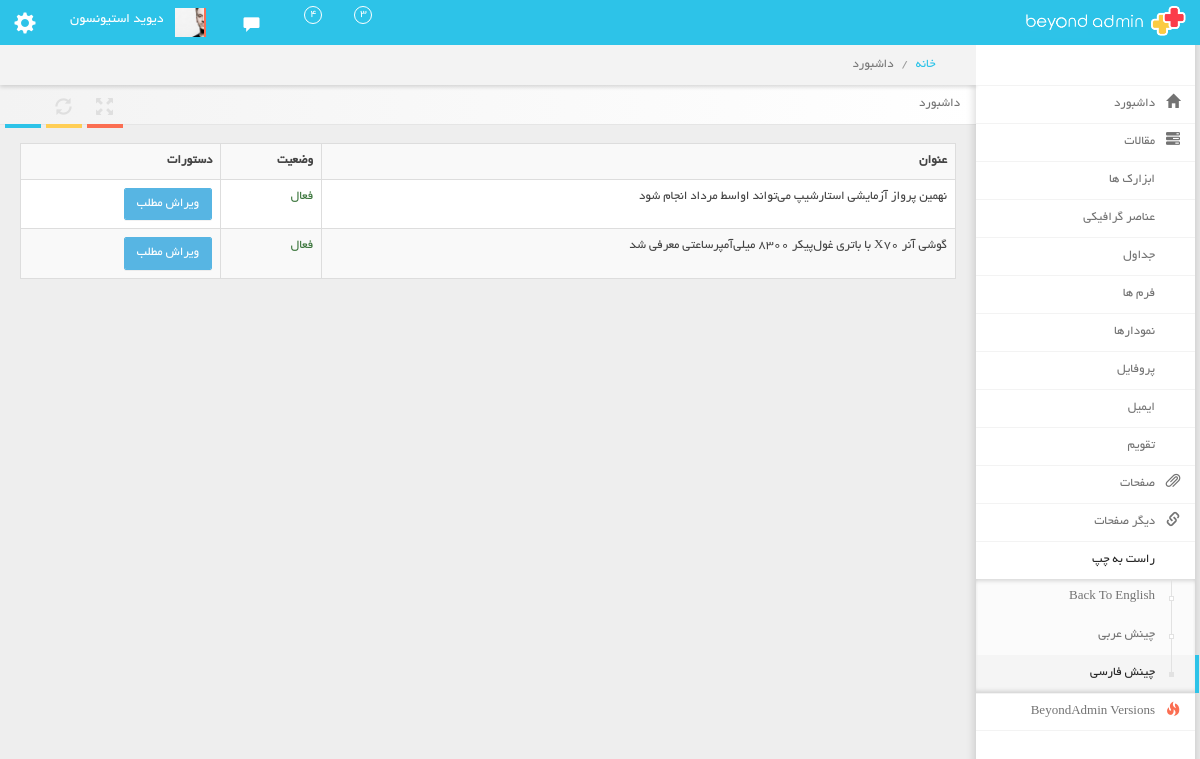
The page /admin-panel/articles/ (signed in) on the database its author committed.
### article_module/models.py (models this page shows, shortened)
class Article(models.Model):
    title = models.CharField(max_length=300, verbose_name='عنوان مقاله')
    slug = models.SlugField(max_length=500, unique=True, db_index=True, allow_unicode=True, verbose_name='عنوان در url')
    image = models.ImageField(upload_to='images/article', verbose_name='تصویر مقاله')
    short_description = models.TextField(verbose_name="توضیحات مقاله")
    text = models.TextField(verbose_name="متن مقاله")
    is_active = models.BooleanField(default=True, verbose_name='فعال/غیرفعال')
    selected_categories = models.ManyToManyField(ArticleCategory, verbose_name='دسته بندی ها')
    author = models.ForeignKey(User, on_delete=models.CASCADE, verbose_name='نویسنده', null=True, blank=True, editable=False)
    create_date = models.DateTimeField(auto_now_add=True, editable=False, verbose_name='تاریخ ثبت')
    class Meta:
            verbose_name = 'مقاله'
            verbose_name_plural = 'مقالات'

### admin_panel/views.py (the view)
# urls.py: path('articles/', ArticlesListView.as_view(), name='admin_articles'),
@method_decorator(permission_checker_decorator, name='dispatch')
class ArticlesListView(ListView):
    model = Article
    paginate_by = 20
    template_name = 'admin_panel/articles/articles_list.html'

### admin_panel/templates/admin_panel/articles/articles_list.html (shortened to what this page needs)
{% extends 'admin_panel/shared/_admin_layout.html' %}
{% block content %}
    <div class="row">
        <div class="col-md-12">
            <div class="table-responsive">
                <table class="table table-bordered table-hover table-striped">
                <tr>
                    <th>عنوان</th>
                    <th>وضعیت</th>
                    <th>دستورات</th>
                </tr>
                {% for article in article_list %}
                	<tr>
                        <td>{{ article.title }}</td>
                        <td>
                            {% if article.is_active %}
                            	<span class="text-success">فعال</span>
                            {% else %}
                                <span class="text-danger">غیرفعال</span>
                            {% endif %}
                        </td>
                        <td>
                            <a href="{% url 'admin_edit_article' pk=article.id %}" class="btn btn-info"> ویراش مطلب </a>
                        </td>
                    </tr>
                {% endfor %}
            </table>
            </div>
        </div>
    </div>
{% endblock %}

### rows shown on the page
Article: title "نهمین پرواز آزمایشی استارشیپ می‌تواند اواسط مرداد انجام شود", is_active "فعال"
Article: title "گوشی آنر X70 با باتری غول‌پیکر 8300 میلی‌آمپرساعتی معرفی شد", is_active "فعال"
